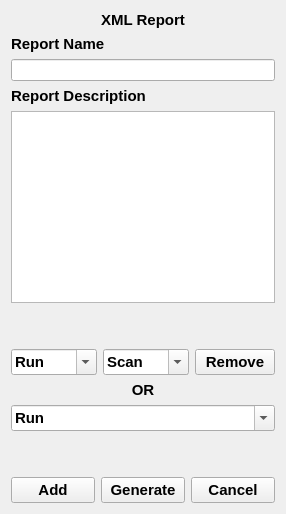
          <widget class="QWidget" name="xml_report_area">
           <layout class="QGridLayout" name="gridLayout_6">
            <item row="1" column="0">
             <layout class="QVBoxLayout" name="verticalLayout_17">
              <item>
               <layout class="QVBoxLayout" name="verticalLayout_16">
                <item>
                 <layout class="QVBoxLayout" name="verticalLayout_12">
                  <item>
                   <layout class="QVBoxLayout" name="verticalLayout_10">
                    <item>
                     <widget class="QLabel" name="label_report_name">
                      <property name="text">
                       <string>&lt;html&gt;&lt;head/&gt;&lt;body&gt;&lt;p&gt;&lt;span style=&quot; font-size:11pt; font-weight:600;&quot;&gt;Report Name&lt;/span&gt;&lt;/p&gt;&lt;/body&gt;&lt;/html&gt;</string>
                      </property>
                     </widget>
                    </item>
                    <item>
                     <widget class="QLineEdit" name="textline_report_name"/>
                    </item>
                   </layout>
                  </item>
                  <item>
                   <layout class="QVBoxLayout" name="verticalLayout_11">
                    <item>
                     <widget class="QLabel" name="label_report_desc">
                      <property name="text">
                       <string>&lt;html&gt;&lt;head/&gt;&lt;body&gt;&lt;p&gt;&lt;span style=&quot; font-size:11pt; font-weight:600;&quot;&gt;Report Description&lt;/span&gt;&lt;/p&gt;&lt;/body&gt;&lt;/html&gt;</string>
                      </property>
                     </widget>
                    </item>
                    <item>
                     <widget class="QPlainTextEdit" name="textbox_report_desc"/>
                    </item>
                    <item>
                     <spacer name="verticalSpacer">
                      <property name="orientation">
                       <enum>Qt::Vertical</enum>
                      </property>
                      <property name="sizeHint" stdset="0">
                       <size>
                        <width>20</width>
                        <height>40</height>
                       </size>
                      </property>
                     </spacer>
                    </item>
                   </layout>
                  </item>
                 </layout>
                </item>
                <item>
                 <layout class="QVBoxLayout" name="verticalLayout_19">
                  <item>
                   <layout class="QHBoxLayout" name="horizontalLayout_8">
                    <item>
                     <layout class="QVBoxLayout" name="verticalLayout_14">
                      <item>
                       <widget class="QComboBox" name="dropbox_run_pair">
                        <property name="font">
                         <font>
                          <pointsize>11</pointsize>
                          <weight>75</weight>
                          <bold>true</bold>
                         </font>
                        </property>
                        <property name="editable">
                         <bool>true</bool>
                        </property>
                        <property name="currentText">
                         <string>Run</string>
                        </property>
                       </widget>
                      </item>
                     </layout>
                    </item>
                    <item>
                     <layout class="QVBoxLayout" name="verticalLayout_15">
                      <item>
                       <widget class="QComboBox" name="dropbox_scan_duel">
                        <property name="font">
                         <font>
                          <pointsize>11</pointsize>
                          <weight>75</weight>
                          <bold>true</bold>
                         </font>
                        </property>
                        <property name="editable">
                         <bool>true</bool>
                        </property>
                        <property name="currentText">
                         <string>Scan</string>
                        </property>
                       </widget>
                      </item>
                     </layout>
                    </item>
                    <item>
                     <widget class="QPushButton" name="button_remove_report">
                      <property name="font">
                       <font>
                        <pointsize>11</pointsize>
                        <weight>75</weight>
                        <bold>true</bold>
                       </font>
                      </property>
                      <property name="text">
                       <string>Remove</string>
                      </property>
                     </widget>
                    </item>
                   </layout>
                  </item>
                  <item>
                   <widget class="QLabel" name="label_or_2">
                    <property name="text">
                     <string>&lt;html&gt;&lt;head/&gt;&lt;body&gt;&lt;p&gt;&lt;span style=&quot; font-size:11pt; font-weight:600;&quot;&gt;OR&lt;/span&gt;&lt;/p&gt;&lt;/body&gt;&lt;/html&gt;</string>
                    </property>
                    <property name="alignment">
                     <set>Qt::AlignCenter</set>
                    </property>
                   </widget>
                  </item>
                  <item>
                   <layout class="QVBoxLayout" name="verticalLayout_13">
                    <item>
                     <widget class="QComboBox" name="dropbox_run_solo">
                      <property name="font">
                       <font>
                        <pointsize>11</pointsize>
                        <weight>75</weight>
                        <bold>true</bold>
                       </font>
                      </property>
                      <property name="editable">
                       <bool>true</bool>
                      </property>
                      <property name="currentText">
                       <string>Run</string>
                      </property>
                     </widget>
                    </item>
                   </layout>
                  </item>
                 </layout>
                </item>
               </layout>
              </item>
              <item>
               <spacer name="verticalSpacer_5">
                <property name="orientation">
                 <enum>Qt::Vertical</enum>
                </property>
                <property name="sizeHint" stdset="0">
                 <size>
                  <width>20</width>
                  <height>40</height>
                 </size>
                </property>
               </spacer>
              </item>
              <item>
               <layout class="QHBoxLayout" name="horizontalLayout_10">
                <item>
                 <widget class="QPushButton" name="button_add_report">
                  <property name="font">
                   <font>
                    <pointsize>11</pointsize>
                    <weight>75</weight>
                    <bold>true</bold>
                   </font>
                  </property>
                  <property name="text">
                   <string>Add</string>
                  </property>
                 </widget>
                </item>
                <item>
                 <widget class="QPushButton" name="button_generate_report">
                  <property name="font">
                   <font>
                    <pointsize>11</pointsize>
                    <weight>75</weight>
                    <bold>true</bold>
                   </font>
                  </property>
                  <property name="text">
                   <string>Generate</string>
                  </property>
                 </widget>
                </item>
                <item>
                 <widget class="QPushButton" name="button_cancel_report">
                  <property name="font">
                   <font>
                    <pointsize>11</pointsize>
                    <weight>75</weight>
                    <bold>true</bold>
                   </font>
                  </property>
                  <property name="text">
                   <string>Cancel</string>
                  </property>
                 </widget>
                </item>
               </layout>
              </item>
             </layout>
            </item>
            <item row="0" column="0">
             <widget class="QLabel" name="label">
              <property name="text">
               <string>&lt;html&gt;&lt;head/&gt;&lt;body&gt;&lt;p&gt;&lt;span style=&quot; font-size:11pt; font-weight:600;&quot;&gt;XML Report&lt;/span&gt;&lt;/p&gt;&lt;/body&gt;&lt;/html&gt;</string>
              </property>
              <property name="alignment">
               <set>Qt::AlignCenter</set>
              </property>
             </widget>
            </item>
           </layout>
          </widget>
